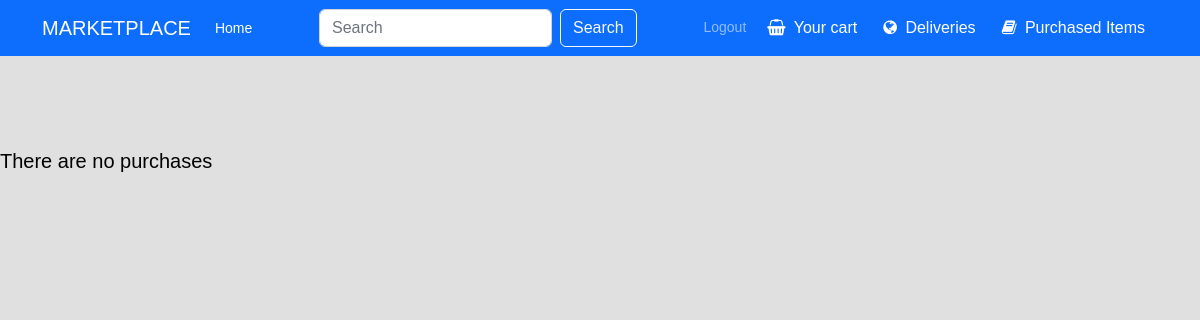
Before: /purchased (signed in) with the older database file.
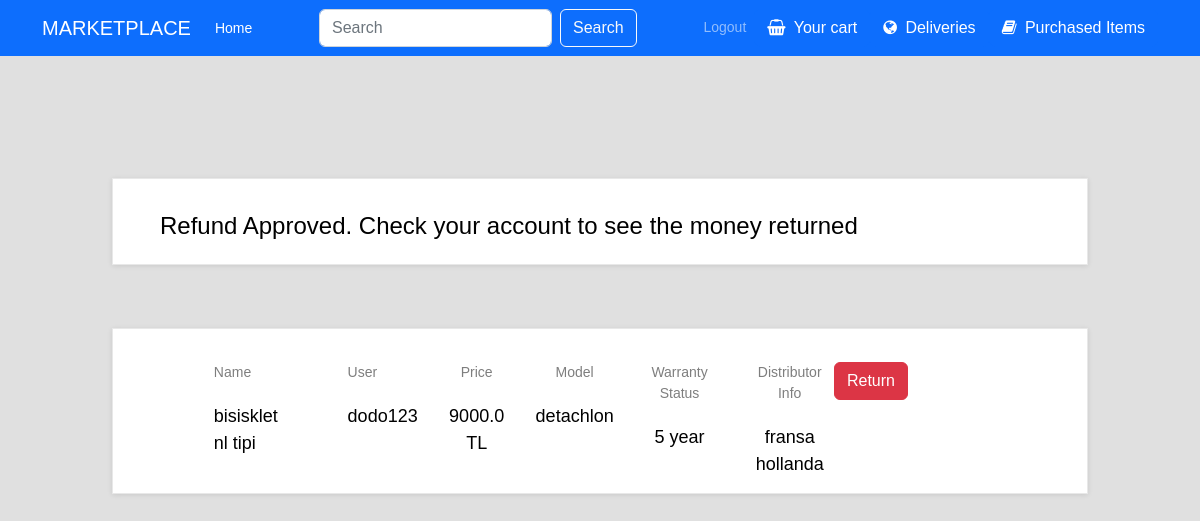
After: the same page with the newer database file.
### Cart/models.py (models this page shows, shortened)
class PurchaseHistory(models.Model):
    ID = models.IntegerField(primary_key=True,unique=True,default=0)
    product = models.ForeignKey(InStockProduct,related_name="purchase_history",on_delete=models.CASCADE)
    user = models.ForeignKey(Users,related_name="purchase_history",on_delete=models.CASCADE)
    date_added = models.DateTimeField(auto_now_add=True)
    refund_requested = models.BooleanField(verbose_name='Refund Requested',default=False)
    refund_accepted = models.BooleanField(verbose_name='Refund Accepted',default=False)
    class Meta:
        verbose_name_plural = "Purchase Histories"

### Product/models.py (models this page shows, shortened)
class InStockProduct(models.Model):
    ID = models.AutoField(primary_key=True)
    category = models.ForeignKey(Category,related_name = "products",on_delete=models.CASCADE)
    image = models.ImageField(upload_to="product_images")
    name = models.CharField(max_length=100)
    model = models.CharField(max_length=100)
    number = models.IntegerField()
    description = models.TextField()
    quantity_in_stocks = models.IntegerField()
    price = models.FloatField(default=0)
    discount = models.IntegerField(validators=[MaxValueValidator(100)],default=0)
    newPrice=models.IntegerField(default=0)
    warranty_status = models.CharField(max_length=100)
    distributor_info = models.TextField()

class Users(AbstractBaseUser,PermissionsMixin):
    username_validator = UnicodeUsernameValidator()
    ID = models.AutoField(primary_key=True)
    email = models.EmailField(blank=True,default='')
    first_name = models.CharField(max_length=150,default='',blank=True)
    last_name = models.CharField(max_length=150,default='',blank=True)
    is_active = models.BooleanField(default=True,help_text=
            "Designates whether this user should be treated as active. "
            "Unselect this instead of deleting accounts."
    )
    is_superuser = models.BooleanField(default=False)
    is_staff = models.BooleanField(default=False,help_text="Designates whether the user can log into this admin site.")
    username = models.CharField(max_length=150,
        unique=True,
        help_text=(
            "Required. 150 characters or fewer. Letters, digits and @/./+/-/_ only."
        ),
        validators=[username_validator],
        error_messages={
            "unique": "A user with that username already exists.",
        }
    )
    tax_ID = models.IntegerField(default=0)
    home_address = models.TextField(blank=True,null=True)
    role = models.CharField(max_length=100,default='customer')
    date_joined = models.DateTimeField(default=timezone.now)
    last_login = models.DateTimeField(blank=True,null=True)
    objects = MyUserManager()
    REQUIRED_FIELDS = []
    USERNAME_FIELD = "username"
    def __str__(self):
        return self.username
    class Meta:
        verbose_name = 'User'
        verbose_name_plural = 'Users'

### Main/views.py (the view, shortened to what this page needs)
# urls.py: path("purchased",views.purchased,name="purchased_items")
def purchased(request):
    if request.method == "POST":
        command = request.POST.get("command")
        purchased_id = request.POST.get("product_id")
        if command == "return":
            purchased_product = get_object_or_404(PurchaseHistory,pk=purchased_id)
            refund = Refund.objects.create(ID = Refund.objects.count() + 1,product = purchased_product.product,
            user = purchased_product.user)
            refund.save()
            if purchased_product.product.discount !=0:
                refund = Refund.objects.create(ID = Refund.objects.count() + 1,product = purchased_product.product,
                user = purchased_product.user)
                refund.save()
                purchased_product.refund_requested = True
                purchased_product.save()
            purchased_product.refund_requested = True
            purchased_product.save()
            history = PurchaseHistory.objects.filter(user = request.user)
            return render(request,"purchased.html",{"products":history})
    else:
        if request.user.is_authenticated:
            purchased_history = PurchaseHistory.objects.filter(user = request.user)
            return render(request,"purchased.html",{"products":purchased_history})
        else:
            products = []
            return render(request,"purchased.html",{"products":products})

### Main/templates/purchased.html (shortened to what the changed rows need)
{% extends 'base.html' %}
{% load static %}
{% block link %}
<link rel="stylesheet" type="text/css" href="{% static 'cart.css' %}">
{% endblock %}
{% block content %}
<div class="cart_section">
    {% if request.user.is_authenticated %}
        {% if products|length == 0 %}
        <h5 class="alert-heading col-lg-10"> There are no purchases</h5>
        {% else %}
        <div class="container-fluid">
            <div class="row">
                <div class="col-lg-10 offset-lg-1">
                    <div class="cart_container">
                        <div class="cart_items">
                            <br>
                            {% for product in products %}
                            <ul class="cart_list">
                                <li class="cart_item clearfix">
                                    <div class="cart_item_info d-flex flex-md-row flex-column justify-content-between">
                                        {% if product.refund_requested and product.refund_accepted == False %}
                                        <h4>Refund Requested for this product.Waiting for the approval</h4>
                                        {% elif product.refund_requested and product.refund_accepted %}
                                        <h4>Refund Approved. Check your account to see the money returned</h4>
                                        {% else %}
                                        <div class="cart_item_name cart_info_col">
                                            <div class="cart_item_title">Name</div>
                                            <div class="cart_item_text">{{product.product.name}}</div>
                                        </div>
                                        <div class="cart_item_name cart_info_col">
                                            <div class="cart_item_title">User</div>
                                            <div class="cart_item_text">{{product.user}}</div>
                                        </div>
                                        {% if product.product.discount != 0 %}
                                        <div class="cart_item_price cart_info_col">
                                            <div class="cart_item_title">Price</div>
                                            <div class="cart_item_text">{{product.product.newPrice}} TL</div>
                                        </div>
                                        {% else%}
                                        <div class="cart_item_price cart_info_col">
                                            <div class="cart_item_title">Price</div>
                                            <div class="cart_item_text">{{product.product.price}} TL</div>
                                        </div>
                                        {% endif %}
                                        <div class="cart_item_total cart_info_col">
                                            <div class="cart_item_title">Model</div>
                                            <div class="cart_item_text">{{product.product.model}}</div>
                                        </div>
                                        <div class="cart_item_total cart_info_col">
                                            <div class="cart_item_title">Warranty Status</div>
                                            <div class="cart_item_text">{{product.product.warranty_status}}</div>
                                        </div>
                                        <div class="cart_item_total cart_info_col">
                                            <div class="cart_item_title">Distributor Info</div>
                                            <div class="cart_item_text">{{product.product.distributor_info}}</div>
                                        </div>
                                        <form method="post" class="justify-content-center"
                                            action="{% url 'purchased_items' %}">
                                            <button class="btn btn-danger" type="submit">Return</button>
                                        </form>
                                        {% endif %}
                                    </div>
                                </li>
                            </ul>
                            <br>
                            <br>
                            <br>
                            {% endfor %}
                        </div>
                    </div>
                </div>
            </div>
        </div>
        {% endif %}
    {% else %}
    <h5 class="alert-heading col-lg-10"> You are not logged in</h5>
    <h5 class="alert-heading col-lg-10">Please log in to see your purchases.</h5>
    {% endif %}
</div>
{% endblock %}

Changed rows visible on the page:
added PurchaseHistory: shows "Refund Approved. Check your account to see the money returned"
added PurchaseHistory: product.name "bisisklet nl tipi", user "dodo123", product.price "9000.0", product.model "detachlon", product.warranty_status "5 year", product.distributor_info "fransa hollanda"
Other visible differences:
text no longer shown: "There are no purchases"
